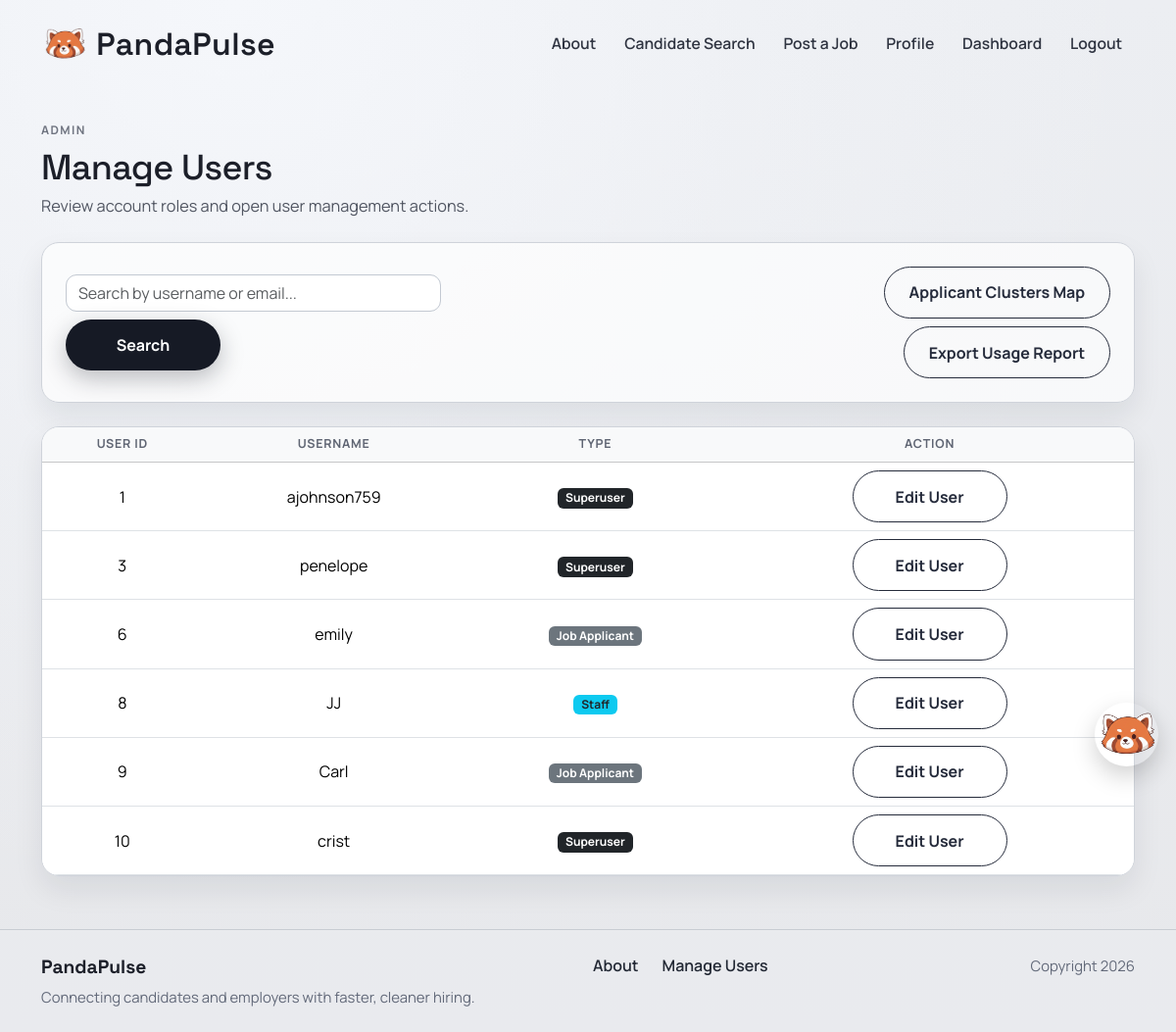
The page /accounts/manage_users/ (signed in) on the database as committed earlier.
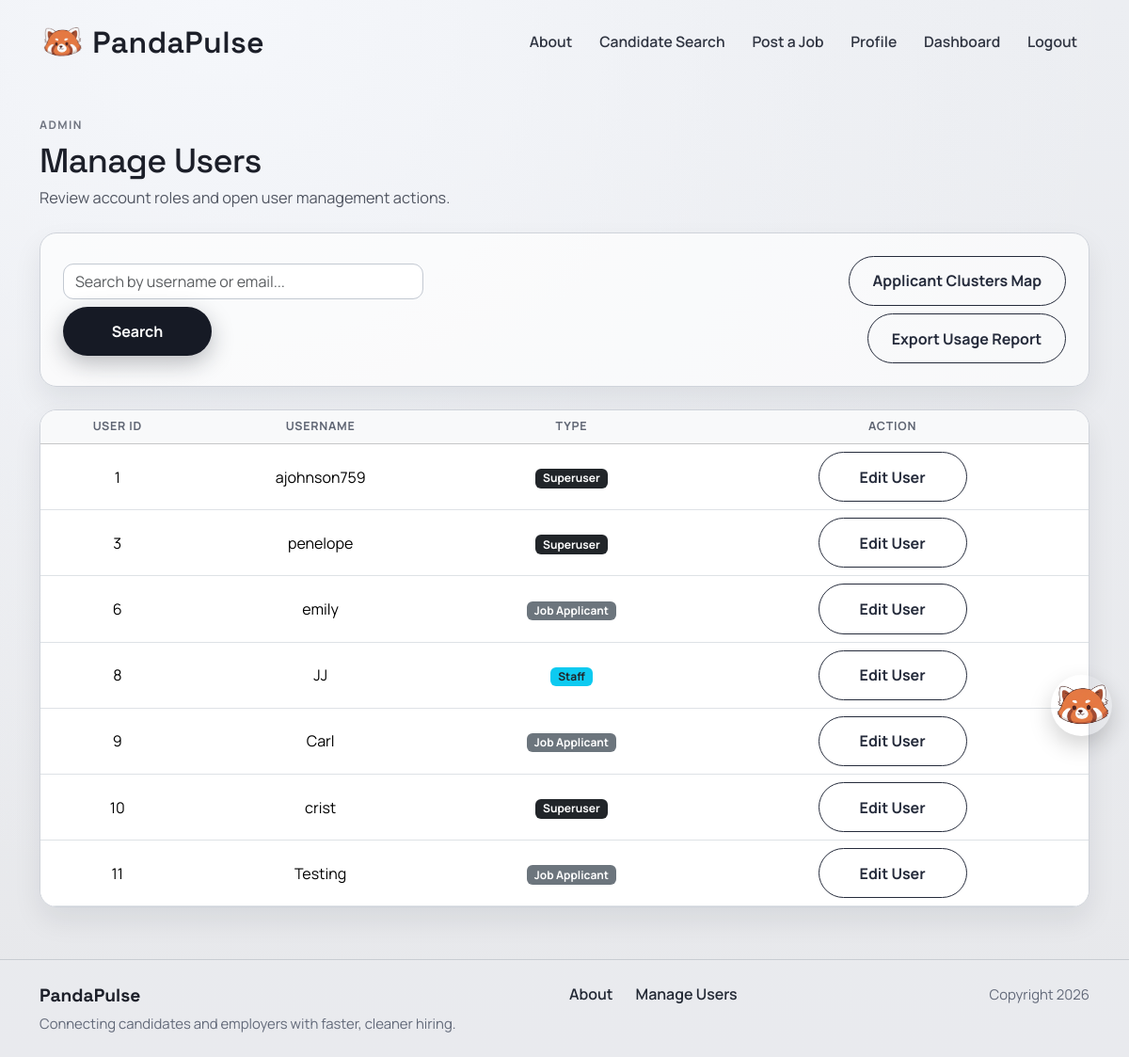
The same page on the database as committed later.
### accounts/models.py (models this page shows, shortened)
class Profile(models.Model):
    class AccountType(models.TextChoices):
        APPLICANT = "APPLICANT", "Job Applicant"
        EMPLOYER = "EMPLOYER", "Employer"
    user = models.OneToOneField(settings.AUTH_USER_MODEL, on_delete=models.CASCADE, related_name="profile")
    account_type = models.CharField(
        max_length=20,
        choices=AccountType.choices,
        default=AccountType.APPLICANT
    )
    profile_picture = models.ImageField(
        upload_to="profile_pics/",
        blank=True,
        null=True
    )
    headline = models.CharField(max_length=120, blank=True)
    skills = models.CharField(max_length=300, blank=True)
    education = models.TextField(blank=True)
    work_experience = models.TextField(blank=True)
    location = models.CharField(max_length=120, blank=True)
    projects = models.TextField(blank=True)
    company_name = models.CharField(max_length=120, blank=True)
    company_website = models.URLField(blank=True)
    company_description = models.TextField(blank=True)
    visible_to_recruiters = models.BooleanField(
        default=True,
        help_text="Allow recruiters to view your profile."
    )
    show_headline = models.BooleanField(default=True)
    show_skills = models.BooleanField(default=True)
    show_education = models.BooleanField(default=True)
    show_work_experience = models.BooleanField(default=True)
    show_links = models.BooleanField(default=True)
    hide_email_from_employers = models.BooleanField(default=False)
    created_at = models.DateTimeField(auto_now_add=True)

### accounts/views.py (the view)
# urls.py: path("manage_users/", views.manage_users, name="accounts.manage_users"),
@superuser_required
def manage_users(request):
    query = request.GET.get("search", "").strip()
    profiles = Profile.objects.select_related("user").all()
    if query:
        profiles = profiles.filter(Q(user__username__icontains=query) | Q(user__email__icontains=query))
    return render(
        request,
        "accounts/manage_users.html",
        {"template_data": {"title": "Manage Users", "users": profiles, "search_query": query}},
    )

### accounts/context_processors.py (called while the page is built)
def can_post_job(request):
    if not request.user.is_authenticated:
        return {"can_post_job": False}
    is_employer = Profile.objects.filter(
        user=request.user,
        account_type=Profile.AccountType.EMPLOYER,
    ).exists()
    return {"can_post_job": is_employer}

### accounts/templates/accounts/manage_users.html (shortened to what this page needs)
{% extends 'base.html' %}
{% block content %}
<section class="page-shell">
  <div class="container">
    <div class="mb-4">
        <p class="page-kicker mb-2">Admin</p>
        <h1 class="page-title page-title-sm mb-1">Manage Users</h1>
        <p class="page-copy mb-0">Review account roles and open user management actions.</p>
    </div>
    <div class="surface-card mb-4">
      <div class="d-flex justify-content-between align-items-center flex-wrap gap-2">
        <form method="GET" action="{% url 'accounts.manage_users' %}" class="d-flex gap-2 flex-wrap">
          <input type="text" name="search" class="form-control" placeholder="Search by username or email..." value="{{ template_data.search_query }}">
          <button type="submit" class="primary-btn border-0">Search</button>
        </form>
        {% if user.is_staff %}
          <div class="d-flex flex-column align-items-end gap-2 ms-auto">
            <a href="{% url 'accounts.applicant_clusters_map' %}" class="secondary-btn">Applicant Clusters Map</a>
            <a href="{% url 'accounts.export_usage_report' %}" class="secondary-btn">Export Usage Report</a>
          </div>
        {% endif %}
      </div>
    </div>
    <div class="surface-card p-0 overflow-hidden">
      <div class="table-responsive">
        <table class="table align-middle text-center job-table mb-0">
          <thead class="table-light">
            <tr>
              <th>User ID</th>
              <th>Username</th>
              <th>Type</th>
              <th>Action</th>
            </tr>
          </thead>
          <tbody>
            {% for u in template_data.users %}
            <tr>
              <td>{{ u.id }}</td>
              <td>{{ u.user.username }}</td>
              <td>
                {% if u.user.is_superuser %}
                  <span class="badge bg-dark">Superuser</span>
                {% elif u.user.is_staff %}
                  <span class="badge bg-info text-dark">Staff</span>
                {% else %}
                  <span class="badge bg-secondary">{{ u.get_account_type_display }}</span>
                {% endif %}
              </td>
              <td>
                {% if user.is_superuser or not u.user.is_staff %}
                  <a href="{% url 'accounts.edit_user' u.id %}" class="secondary-btn">Edit User</a>
                {% else %}
                  <button class="secondary-btn" disabled>Cannot Edit Staff</button>
                {% endif %}
              </td>
            </tr>
            {% empty %}
            <tr>
              <td colspan="4" class="py-4 text-muted">No users found.</td>
            </tr>
            {% endfor %}
          </tbody>
        </table>
      </div>
    </div>
  </div>
</section>
{% endblock content %}

Rows that differ between the two databases and show on the page:
added Profile: id "11", user.username "Testing", account_type "Job Applicant"
